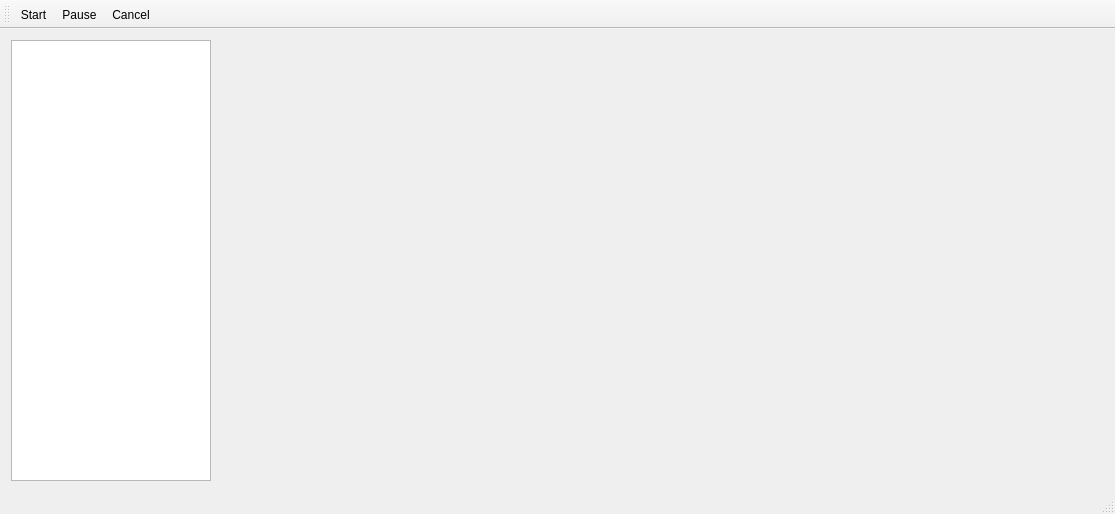
<?xml version="1.0" encoding="UTF-8"?>
<ui version="4.0">
 <class>MainWindow</class>
 <widget class="QMainWindow" name="MainWindow">
  <property name="geometry">
   <rect>
    <x>0</x>
    <y>0</y>
    <width>1115</width>
    <height>514</height>
   </rect>
  </property>
  <property name="windowTitle">
   <string>One Dim Sim</string>
  </property>
  <widget class="QWidget" name="centralWidget">
   <layout class="QHBoxLayout" name="horizontalLayout">
    <item>
     <widget class="QTextBrowser" name="textBrowser">
      <property name="maximumSize">
       <size>
        <width>200</width>
        <height>16777215</height>
       </size>
      </property>
     </widget>
    </item>
    <item>
     <widget class="QwtPlot" name="qwtPlot">
      <property name="canvasBackground">
       <brush brushstyle="SolidPattern">
        <color alpha="255">
         <red>255</red>
         <green>255</green>
         <blue>255</blue>
        </color>
       </brush>
      </property>
      <property name="autoReplot">
       <bool>false</bool>
      </property>
     </widget>
    </item>
   </layout>
  </widget>
  <widget class="QMenuBar" name="menuBar">
   <property name="geometry">
    <rect>
     <x>0</x>
     <y>0</y>
     <width>1115</width>
     <height>21</height>
    </rect>
   </property>
  </widget>
  <widget class="QToolBar" name="mainToolBar">
   <attribute name="toolBarArea">
    <enum>TopToolBarArea</enum>
   </attribute>
   <attribute name="toolBarBreak">
    <bool>false</bool>
   </attribute>
   <addaction name="actionStart"/>
   <addaction name="actionPause"/>
   <addaction name="actionStop"/>
  </widget>
  <widget class="QStatusBar" name="statusBar"/>
  <action name="actionStart">
   <property name="text">
    <string>Start</string>
   </property>
   <property name="shortcut">
    <string>S</string>
   </property>
  </action>
  <action name="actionStop">
   <property name="text">
    <string>Cancel</string>
   </property>
   <property name="shortcut">
    <string>C</string>
   </property>
  </action>
  <action name="actionPause">
   <property name="text">
    <string>Pause</string>
   </property>
   <property name="shortcut">
    <string>P</string>
   </property>
  </action>
 </widget>
 <layoutdefault spacing="6" margin="11"/>
 <customwidgets>
  <customwidget>
   <class>QwtPlot</class>
   <extends>QFrame</extends>
   <header>qwt_plot.h</header>
  </customwidget>
 </customwidgets>
 <resources/>
 <connections/>
</ui>
